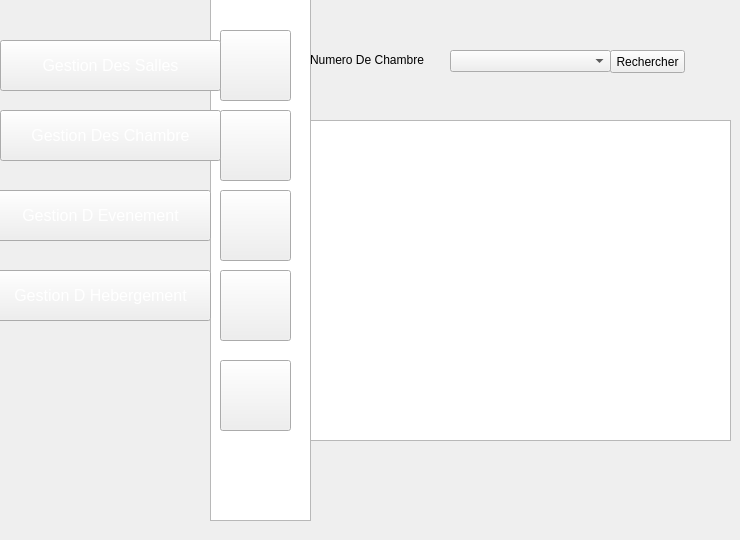
    <widget class="QWidget" name="page_12">
     <widget class="QLabel" name="label_28">
      <property name="geometry">
       <rect>
        <x>310</x>
        <y>50</y>
        <width>151</width>
        <height>20</height>
       </rect>
      </property>
      <property name="styleSheet">
       <string notr="true">background-image: url(:/new/prefix1/img/backback.png);</string>
      </property>
      <property name="text">
       <string>Numero De Chambre</string>
      </property>
     </widget>
     <widget class="QTableView" name="tabcha">
      <property name="geometry">
       <rect>
        <x>310</x>
        <y>120</y>
        <width>421</width>
        <height>321</height>
       </rect>
      </property>
      <property name="styleSheet">
       <string notr="true">background-image: url(:/new/prefix1/img/back.png);</string>
      </property>
     </widget>
     <widget class="QPushButton" name="rechh">
      <property name="geometry">
       <rect>
        <x>610</x>
        <y>50</y>
        <width>75</width>
        <height>23</height>
       </rect>
      </property>
      <property name="styleSheet">
       <string notr="true">background-image: url(:/new/prefix1/img/backback.png);</string>
      </property>
      <property name="text">
       <string>Rechercher</string>
      </property>
     </widget>
     <widget class="QListView" name="listView_8">
      <property name="geometry">
       <rect>
        <x>210</x>
        <y>-10</y>
        <width>101</width>
        <height>531</height>
       </rect>
      </property>
      <property name="styleSheet">
       <string notr="true">

background-image: url(:/img/selected.png);</string>
      </property>
     </widget>
     <widget class="QPushButton" name="pushButton_80">
      <property name="geometry">
       <rect>
        <x>220</x>
        <y>30</y>
        <width>71</width>
        <height>71</height>
       </rect>
      </property>
      <property name="styleSheet">
       <string notr="true">

image: url(:/img/icon-ajout2.png);</string>
      </property>
      <property name="text">
       <string/>
      </property>
     </widget>
     <widget class="QPushButton" name="pushButton_81">
      <property name="geometry">
       <rect>
        <x>220</x>
        <y>190</y>
        <width>71</width>
        <height>71</height>
       </rect>
      </property>
      <property name="styleSheet">
       <string notr="true">image: url(:/img/icon-supp2 (1).png);</string>
      </property>
      <property name="text">
       <string/>
      </property>
     </widget>
     <widget class="QPushButton" name="pushButton_82">
      <property name="geometry">
       <rect>
        <x>220</x>
        <y>360</y>
        <width>71</width>
        <height>71</height>
       </rect>
      </property>
      <property name="styleSheet">
       <string notr="true">image: url(:/img/8774.png);
image: url(:/img/8774.png);
image: url(:/img/8774.png);</string>
      </property>
      <property name="text">
       <string/>
      </property>
     </widget>
     <widget class="QPushButton" name="pushButton_83">
      <property name="geometry">
       <rect>
        <x>220</x>
        <y>270</y>
        <width>71</width>
        <height>71</height>
       </rect>
      </property>
      <property name="styleSheet">
       <string notr="true">image: url(:/img/icon-afficher2.png);</string>
      </property>
      <property name="text">
       <string/>
      </property>
     </widget>
     <widget class="QPushButton" name="pushButton_84">
      <property name="geometry">
       <rect>
        <x>220</x>
        <y>110</y>
        <width>71</width>
        <height>71</height>
       </rect>
      </property>
      <property name="styleSheet">
       <string notr="true">image: url(:/img/icon-modif2 (1).png);</string>
      </property>
      <property name="text">
       <string/>
      </property>
     </widget>
     <widget class="QPushButton" name="pushButton_85">
      <property name="geometry">
       <rect>
        <x>0</x>
        <y>110</y>
        <width>221</width>
        <height>51</height>
       </rect>
      </property>
      <property name="font">
       <font>
        <pointsize>12</pointsize>
       </font>
      </property>
      <property name="styleSheet">
       <string notr="true">color: rgb(255, 255, 255);
background-image: url(:/img/selected2.png);</string>
      </property>
      <property name="text">
       <string>Gestion Des Chambre</string>
      </property>
     </widget>
     <widget class="QPushButton" name="pushButton_86">
      <property name="geometry">
       <rect>
        <x>-10</x>
        <y>190</y>
        <width>221</width>
        <height>51</height>
       </rect>
      </property>
      <property name="font">
       <font>
        <pointsize>12</pointsize>
       </font>
      </property>
      <property name="styleSheet">
       <string notr="true">color: rgb(255, 255, 255);</string>
      </property>
      <property name="text">
       <string>Gestion D Evenement</string>
      </property>
     </widget>
     <widget class="QPushButton" name="pushButton_87">
      <property name="geometry">
       <rect>
        <x>-10</x>
        <y>270</y>
        <width>221</width>
        <height>51</height>
       </rect>
      </property>
      <property name="font">
       <font>
        <pointsize>12</pointsize>
       </font>
      </property>
      <property name="styleSheet">
       <string notr="true">color: rgb(255, 255, 255);</string>
      </property>
      <property name="text">
       <string>Gestion D Hebergement</string>
      </property>
     </widget>
     <widget class="QComboBox" name="rech">
      <property name="geometry">
       <rect>
        <x>450</x>
        <y>50</y>
        <width>161</width>
        <height>22</height>
       </rect>
      </property>
     </widget>
     <widget class="QPushButton" name="pushButton_446">
      <property name="geometry">
       <rect>
        <x>0</x>
        <y>40</y>
        <width>221</width>
        <height>51</height>
       </rect>
      </property>
      <property name="font">
       <font>
        <pointsize>12</pointsize>
       </font>
      </property>
      <property name="styleSheet">
       <string notr="true">color: rgb(255, 255, 255);
</string>
      </property>
      <property name="text">
       <string>Gestion Des Salles</string>
      </property>
     </widget>
    </widget>
